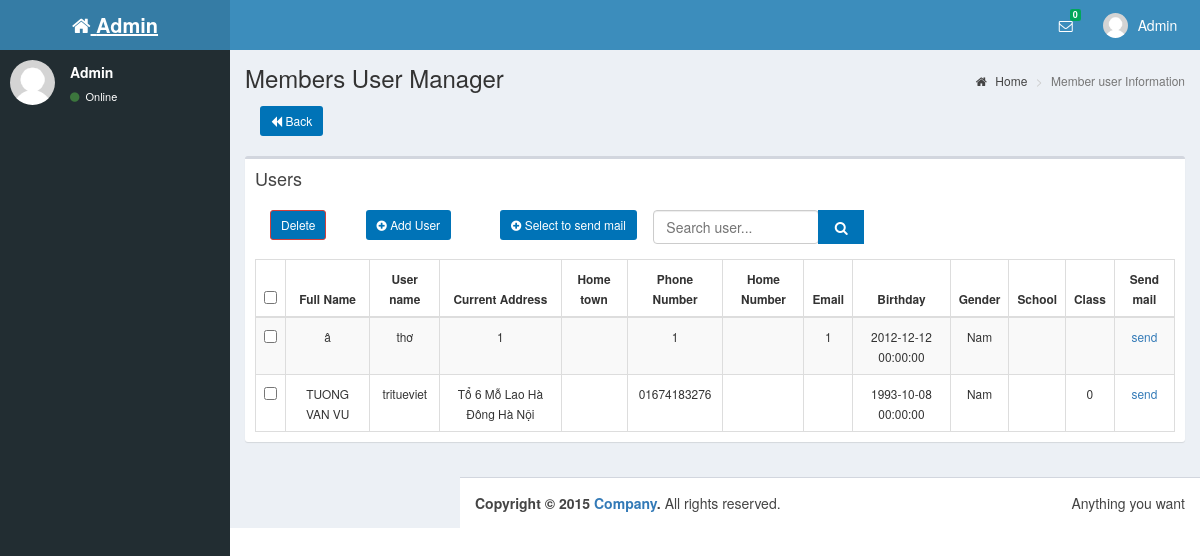
The app's page /viewUserInGroupUser.php?GroupUserId=1 (signed in), older data.
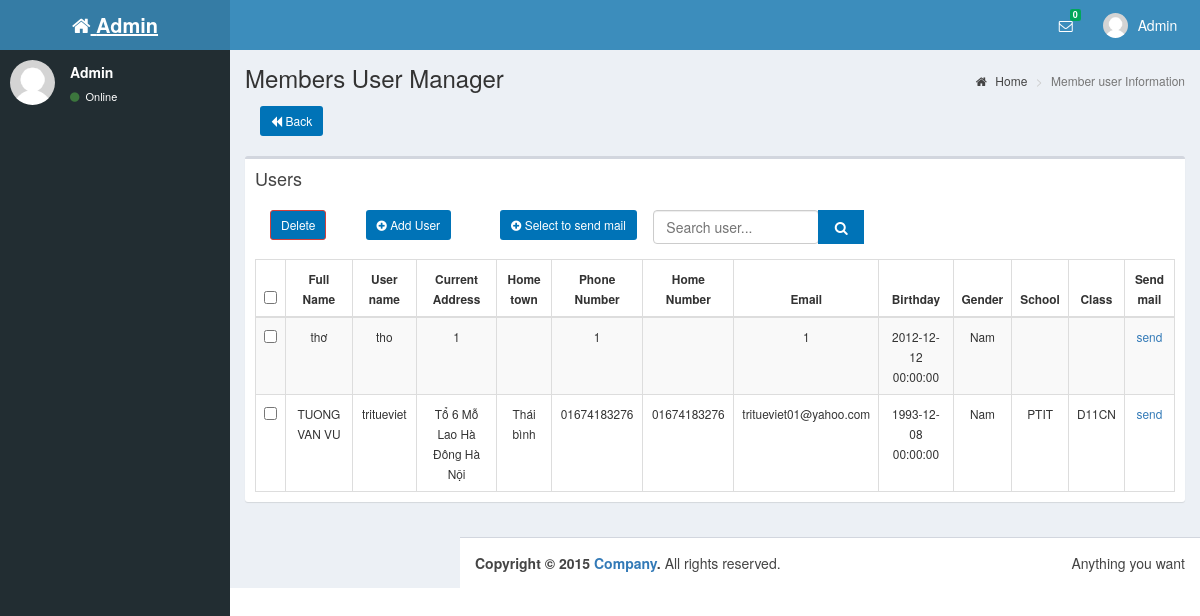
The same page, newer data.
### tables this page shows
CREATE TABLE IF NOT EXISTS `users` (
  `UserId` int(20) NOT NULL AUTO_INCREMENT,
  `UserName` varchar(30) NOT NULL,
  `Password` varchar(16) NOT NULL,
  `FullName` varchar(50) DEFAULT NULL,
  `Address1` varchar(100) DEFAULT NULL,
  `Birthday` datetime DEFAULT NULL,
  `PhoneNumber1` varchar(15) DEFAULT NULL,
  `Email` varchar(50) DEFAULT NULL,
  `Gender` varchar(10) DEFAULT NULL,
  `CreateTime` timestamp NOT NULL DEFAULT CURRENT_TIMESTAMP,
  `UpdateTime` timestamp NOT NULL DEFAULT CURRENT_TIMESTAMP ON UPDATE CURRENT_TIMESTAMP,
  `Avatar` varchar(100) DEFAULT NULL,
  `PhoneNumber2` varchar(100) DEFAULT NULL,
  `Address2` varchar(100) DEFAULT NULL,
  `Class` varchar(50) DEFAULT NULL,
  `School` varchar(100) DEFAULT NULL,
  `FacebookId` varchar(50) DEFAULT NULL,
  PRIMARY KEY (`UserId`),
  KEY `avatar` (`Avatar`)
);

CREATE TABLE IF NOT EXISTS `user_groupuser` (
  `UserGroupUserId` int(20) NOT NULL AUTO_INCREMENT,
  `UserId` int(20) DEFAULT NULL,
  `GroupUserId` int(20) DEFAULT NULL,
  PRIMARY KEY (`UserGroupUserId`),
  KEY `fk_user_groupuser_users_idx` (`UserId`),
  KEY `fk_user_groupuser_groupuser_idx` (`GroupUserId`)
);

### dao/db_connect.php (called while the page is built, shortened)
<?php
class DB_CONNECT {
    function connect() {
        $con = mysql_connect(DB_SERVER, DB_USER, DB_PASSWORD) or die(mysql_error());
        return $con;
    }
}
?>

### dao/daoUsers.php (called while the page is built, shortened)
<?php
require_once __DIR__ . '/host.php';
require_once $ROOT . '/dao/db_connect.php';
require_once $ROOT . '/models/users.php';
$userId = "UserId";
$userName = "UserName";
$password = "Password";
$fullName = "FullName";
$avatar = "Avatar";
$address1 = "Address1";
$address2 = "Address2";
$birthday = "Birthday";
$phoneNumber1 = "PhoneNumber1";
$phoneNumber2 = "PhoneNumber2";
$email = "Email";
$gender = "Gender";
$school = "School";
$class = "Class";
$createTime = "CreateTime";
$updateTime = "UpdateTime";
function getUserById($varUserName) {
    global $userId, $userName, $password, $fullName, $address1, $address2, $birthday, $phoneNumber1, $phoneNumber2, $email, $gender, $createTime, $updateTime, $school, $class, $avatar;
    $result = mysql_query("SELECT * ,DATE_FORMAT(Birthday, \"%d-%l-%Y\") AS DOB FROM users WHERE UserId = '" . $varUserName . "'") or die(mysql_error());
    if (mysql_num_rows($result) > 0) {
        while ($row = mysql_fetch_array($result)) {
            $users = new Users();
            $users->setUserId($row[$userId]);
            $users->setUserName($row[$userName]);
            $users->setPassword($row[$password]);
            $users->setFullName($row[$fullName]);
            $users->setAddress2($row[$address2]);
            $users->setAddress1($row[$address1]);
            $users->setBirthday($row['DOB']);
            $users->setAvatar($row[$avatar]);
            $users->setPhoneNumber2($row[$phoneNumber2]);
            $users->setPhoneNumber1($row[$phoneNumber1]);
            $users->setEmail($row[$email]);
            $users->setGender($row[$gender]);
            $users->setSchool($row[$school]);
            $users->setClass($row[$class]);
            $users->setCreateTime($row[$createTime]);
            $users->setUpdateTime($row[$updateTime]);
            return $users;
        }
    }
    return null;
}
function getListUserbyKey($groId, $key) {
    global $userId, $userName, $password, $fullName, $address1, $address2, $birthday, $phoneNumber1, $phoneNumber2, $email, $gender, $createTime, $updateTime, $school, $class, $avatar;
    $listUsers = array();
    $db = new DB_CONNECT();
    $result = mysql_query("SELECT *FROM users,user_groupuser "
            . " WHERE users.UserId=user_groupuser.UserId "
            . " AND user_groupuser.GroupUserId= " . $groId
            . " AND (users.UserName like N'%" . $key . "%' OR users.FullName like N'%" . $key . "%')") or die(mysql_error());
    if (mysql_num_rows($result) > 0) {
        while ($row = mysql_fetch_array($result)) {
            $users = new Users();
            $users->setUserId($row[$userId]);
            $users->setUserName($row[$userName]);
            $users->setPassword($row[$password]);
            $users->setFullName($row[$fullName]);
            $users->setAddress2($row[$address2]);
            $users->setAddress1($row[$address1]);
            $users->setBirthday($row[$birthday]);
            $users->setAvatar($row[$avatar]);
            $users->setPhoneNumber2($row[$phoneNumber2]);
            $users->setPhoneNumber1($row[$phoneNumber1]);
            $users->setEmail($row[$email]);
            $users->setGender($row[$gender]);
            $users->setSchool($row[$school]);
            $users->setClass($row[$class]);
            array_push($listUsers, $users);
        }
    }
    return $listUsers;
}
?>

### dao/daoGroupUser.php (called while the page is built, shortened)
<?php
require_once __DIR__ .'/host.php';
require_once $ROOT .'/dao/db_connect.php';
$userId = "UserId";
$createTime = "CreateTime";
$updateTime = "UpdateTime";
?>

### models/users.php (called while the page is built, shortened)
<?php
class Users {
    private $userId;
    private $userName;
    private $fullName;
    private $address1;
    private $address2;
    private $birthday;
    private $phoneNumber1;
    private $phoneNumber2;
    private $gender;
    private $email;
    private $school;
    private $class;
    function getUserId() {
        return $this->userId;
    }
    function getUserName() {
        return $this->userName;
    }
    function getFullName() {
        return $this->fullName;
    }
    function getAddress1() {
        return $this->address1;
    }
    function getAddress2() {
        return $this->address2;
    }
    function getBirthday() {
        return $this->birthday;
    }
    function getPhoneNumber1() {
        return $this->phoneNumber1;
    }
    function getPhoneNumber2() {
        return $this->phoneNumber2;
    }
    function getGender() {
        return $this->gender;
    }
    function getEmail() {
        return $this->email;
    }
    function getSchool() {
        return $this->school;
    }
    function getClass() {
        return $this->class;
    }
    function setUserId($userId) {
        $this->userId = $userId;
    }
    function setUserName($userName) {
        $this->userName = $userName;
    }
    function setFullName($fullName) {
        $this->fullName = $fullName;
    }
    function setAddress1($address1) {
        $this->address1 = $address1;
    }
    function setAddress2($address2) {
        $this->address2 = $address2;
    }
    function setBirthday($birthday) {
        $this->birthday = $birthday;
    }
    function setPhoneNumber1($phoneNumber1) {
        $this->phoneNumber1 = $phoneNumber1;
    }
    function setPhoneNumber2($phoneNumber2) {
        $this->phoneNumber2 = $phoneNumber2;
    }
    function setGender($gender) {
        $this->gender = $gender;
    }
    function setEmail($email) {
        $this->email = $email;
    }
    function setSchool($school) {
        $this->school = $school;
    }
    function setClass($class) {
        $this->class = $class;
    }
}

### viewUserInGroupUser.php (the view, shortened to what the rows shown need)
<!DOCTYPE html>
<?php
require_once __DIR__ . '/host.php';
require_once $ROOT . '/dao/daoUsers.php';
require_once $ROOT . '/models/users.php';
require_once $ROOT . '/dao/daoInbox.php';
require_once $ROOT . '/dao/daoGroupUser.php';
$key = !isset($_GET['key']) ? "" : $_GET['key'];
$res = getUserById($_SESSION['user_id']);
$groupId = $_GET['GroupUserId'];
if (checkRoleAdminUsingUserId($_SESSION['user_id']) || checkRoleQuanTri($_SESSION['user_id'])) {
    if(isset($key)){
        $listUser = (array) getListUserbyKey($groupId,$key);
    }
    else $listUser = (array) getListUserInGroupUserUsingGroupUserId($groupId);
} else {
    header("Location: homePage.php");
}
?>
<html>
    <head>
        <link rel="stylesheet" href="bootstrap/css/bootstrap.min.css">
        <link rel="stylesheet" href="https://maxcdn.bootstrapcdn.com/font-awesome/4.4.0/css/font-awesome.min.css">
        <link rel="stylesheet" href="https://code.ionicframework.com/ionicons/2.0.1/css/ionicons.min.css">
        <link rel="stylesheet" href="dist/css/AdminLTE.min.css">
        <link rel="stylesheet" href="dist/css/skins/skin-blue.min.css">
        <link rel="stylesheet"
              href="//code.jquery.com/ui/1.11.4/themes/smoothness/jquery-ui.css">
        <link rel="stylesheet"
              href="https://cdn.datatables.net/1.10.10/css/dataTables.bootstrap.min.css">
        <link rel="stylesheet" href="dist/css/skins/_all-skins.min.css">
        <link rel="stylesheet" href="plugins/bootstrap-wysihtml5/bootstrap3-wysihtml5.min.css">
        <link rel="stylesheet" href="mailBox/css/token-input.css">
        <link rel="stylesheet" href="mailBox/css/token-input-facebook.css">
        <link rel="stylesheet" href="http://maxcdn.bootstrapcdn.com/bootstrap/3.3.5/css/bootstrap.min.css">
        <link rel="stylesheet" href="bootstrap/css/sweetalert.css"/>
    </head>
    <body class="hold-transition skin-blue sidebar-mini">
        <div class="wrapper">
            <header class="main-header">
                <nav class="navbar navbar-static-top" role="navigation">
                    <div class="navbar-custom-menu">
                        <ul class="nav navbar-nav">
                            <li class="dropdown user user-menu">
                                <a href="#" class="dropdown-toggle" data-toggle="dropdown">
                                    <img src="dist/img/user2-160x160.jpg" class="user-image" alt="User Image">
                                    <span class="hidden-xs"> <?php echo $res->getFullName(); ?>&nbsp;&nbsp; </span>
                                </a>
                            </li>
                        </ul>
                    </div>
                </nav>
            </header>
            <aside class="main-sidebar">
                <section class="sidebar">
                    <div class="user-panel">
                        <div class="pull-left info">
                            <p> <?php echo $res->getFullName(); ?>&nbsp;&nbsp; </p>
                            <a href="#"><i class="fa fa-circle text-success"></i> Online</a>
                        </div>
                    </div>
                </section>
            </aside>
            <div class="content-wrapper">
                <section class="content-header">
                    <h1>
                        Members User Manager
                    </h1>
                </section>
                <section class="content">
                    <form method="post" id="myForm" >
                        <div class="row">
                            <div class="col-md-12">
                                <div class="box table-responsive ">
                                    <div class="box-body ">
                                        <table id="example1" class="table table-bordered table-striped" cellspacing="0" width="100%">
                                            <thead>
                                                <tr>
                                                    <th class="text-center"><input type="checkbox" id ="selectall"/></th>
                                                    <th class="text-center"><small>Full Name</small></th>
                                                    <th class="text-center"><small>User name</small></th>
                                                    <th class="text-center"><small>Current Address</small></th>
                                                    <th class="text-center"><small>Home town</small></th>
                                                    <th class="text-center"><small>Phone Number</small></th>
                                                    <th class="text-center"><small>Home Number</small></th>
                                                    <th class="text-center"><small>Email</small></th>
                                                    <th class="text-center"><small>Birthday</small></th>
                                                    <th class="text-center"><small>Gender</small></th>
                                                    <th class="text-center"><small>School</small></th>
                                                    <th class="text-center"><small>Class</small></th>
                                                    <th class="text-center"><small>Send mail</small></th>
                                                </tr>
                                            </thead>
                                            <tbody>
                                                <?php
                                                foreach ($listUser as $row) {
                                                    echo '<tr>';
                                                    echo "<td class =\"text-center\"><input type=\"checkbox\" class =\"cbox\" name=\"checkbox_name[]\" value=\"{$row->getUserId()}\" /></td>";
                                                    echo "<td class=\"text-center\" ><small>{$row->getFullName()}</smail></td>";
                                                    echo "<td class=\"text-center\" ><small>{$row->getUserName()}</smail></td>";
                                                    echo "<td class=\"text-center\" ><small>{$row->getAddress1()}</smail></td>";
                                                    echo "<td class=\"text-center\" ><small>{$row->getAddress2()}</smail></td>";
                                                    echo "<td class=\"text-center\" ><small>{$row->getPhoneNumber1()}</smail></td>";
                                                    echo "<td class=\"text-center\" ><small>{$row->getPhoneNumber2()}</smail></td>";
                                                    echo "<td class=\"text-center\" ><small>{$row->getEmail()}</smail></td>";
                                                    echo "<td class=\"text-center\" ><small>{$row->getBirthday()}</smail></td>";
                                                    if ($row->getGender() == 1)
                                                        echo "<td class=\"text-center\" ><small>Nam</smail></td>";
                                                    else
                                                        echo "<td class=\"text-center\" ><small>Nữ</smail></td>";
                                                    echo "<td class=\"text-center\" ><small>{$row->getSchool()}</smail></td>";
                                                    echo "<td class=\"text-center\" ><small>{$row->getClass()}</smail></td>";
                                                    echo "<td class=\"text-center\"><small><a href = sentMailPage.php?UserId={$row->getUserId()}&?UserName={$row->getFullName()}->send</a></small></td>";
                                                    echo '</tr>';
                                                }
                                                ?>
                                            </tbody>
                                        </table>
                                    </div>
                                </div>
                            </div>
                        </div>
                    </form>
                </section>
            </div>
        </div>
    </body>
</html>

Row changes from the older to the newer data that the page shows:
changed through a linked row, user_groupuser "thơ": UserId.FullName "â" → "thơ"; UserId.UserName "thơ" → "tho"
changed through a linked row, user_groupuser "TUONG VAN VU": UserId.Address2 (not shown) → "Thái bình"; UserId.PhoneNumber2 (not shown) → "01674183276"; UserId.Email (not shown) → "tritueviet01@yahoo.com"; UserId.Birthday "1993-10-08 00:00:00" → "1993-12-08 00:00:00"; UserId.School (not shown) → "PTIT"; UserId.Class "0" → "D11CN"
